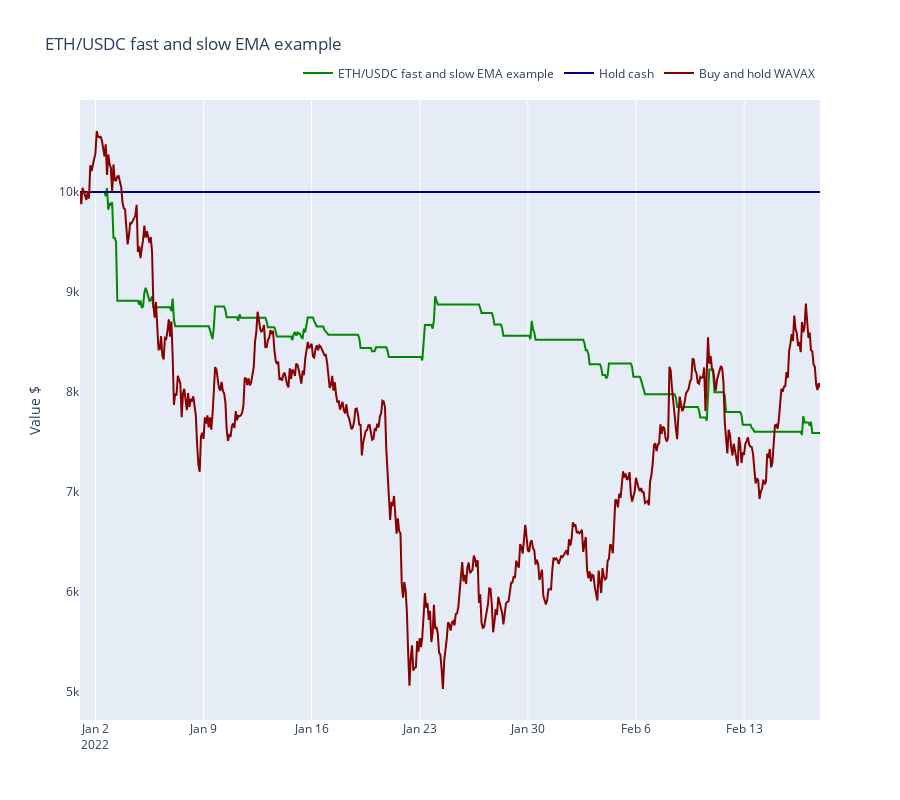

Write notebook code for a chart like this one.
### Code cell
from tradeexecutor.visual.benchmark import visualise_benchmark

traded_pair = universe.universe.pairs.get_single()

fig = visualise_benchmark(
    state.name,
    portfolio_statistics=state.stats.portfolio,
    all_cash=state.portfolio.get_initial_deposit(),
    buy_and_hold_asset_name=traded_pair.base_token_symbol,
    buy_and_hold_price_series=universe.universe.candles.get_single_pair_data()["close"],
    start_at=START_AT,
    end_at=END_AT,
    height=800
)

fig.show()

### Figure 1 — Plotly figure (JSON) as saved in the notebook; plotly's stock layout.template omitted (floating-point values rounded to 4 significant figures; data arrays with more than 128 entries replaced by an {"elided": "..."} marker saying what was removed)
{"data": [{"line": {"color": "#008800"}, "mode": "lines", "name": "ETH/USDC fast and slow EMA example", "type": "scatter", "x": {"elided": "577 str values"}, "y": {"elided": "577 float values"}}, {"line": {"color": "#000088"}, "mode": "lines", "name": "Hold cash", "type": "scatter", "x": ["2022-01-01T00:00:00", "2022-02-17T22:00:00"], "y": [10000, 10000]}, {"line": {"color": "#880000"}, "mode": "lines", "name": "Buy and hold WAVAX", "type": "scatter", "x": {"elided": "576 str values"}, "y": {"elided": "576 float values"}}], "layout": {"height": 800, "legend": {"orientation": "h", "x": 1, "xanchor": "right", "y": 1.02, "yanchor": "bottom"}, "title": {"text": "ETH/USDC fast and slow EMA example"}, "xaxis": {"rangeslider": {"visible": false}}, "yaxis": {"showgrid": false, "title": {"text": "Value $"}}}}
